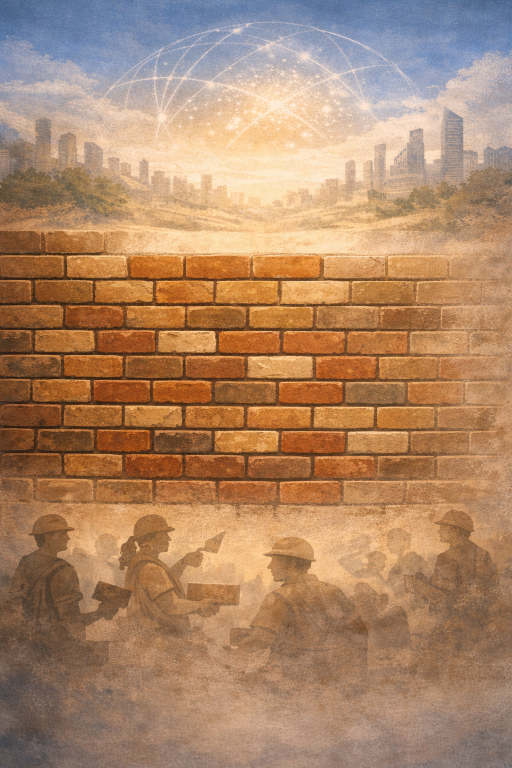
#> input picture civicmason-mural.png, 1024 x 1536 px (shown at 1/2 size)
$ python -i image_optimize.py   (imports and definitions only)
#> lines starting #> are read from the running program, lines starting #| are printed output that depends on the picture
"""Shared WebP encode/optimize for Gov Hub uploads and /api/images/optimize."""
from __future__ import annotations

import io
from typing import Any, Dict, Optional, Tuple, Union

from PIL import Image, ImageOps

WEBP_QUALITY_DEFAULT = 82
WEBP_METHOD = 6
MAX_UPLOAD_BYTES = 8 * 1024 * 1024
MAX_PIXELS = 40_000_000

FitMode = str  # 'inside' | 'cover'


# [23 lines left out: functions _cover_crop, _as_int, not called in this run]


def _open_image(data: bytes) -> Image.Image:
    if not data:
        raise ValueError('Empty image')
    if len(data) > MAX_UPLOAD_BYTES:
        raise ValueError('Image exceeds 8MB')
    img = Image.open(io.BytesIO(data))
    img.load()
    w, h = img.size
    if w * h > MAX_PIXELS:
        raise ValueError('Image dimensions are too large')
    try:
        img = ImageOps.exif_transpose(img)
    except Exception:
        pass
    return img


# [29 lines left out: functions _fit_image, encode_webp, not called in this run]


def optimize_image_bytes(
    data: bytes,
    *,
    max_width: Optional[int] = None,
    max_height: Optional[int] = None,
    quality: int = WEBP_QUALITY_DEFAULT,
    fit: FitMode = 'inside',
) -> Tuple[bytes, Dict[str, Any]]:
    """Decode any raster image, optionally resize, return WebP bytes and metadata."""
    img = _open_image(data)
    img = _fit_image(img, max_width, max_height, fit if fit in ('inside', 'cover') else 'inside')
    payload = encode_webp(img, quality=quality)
    return payload, {
        'mime': 'image/webp',
        'extension': 'webp',
        'width': img.width,
        'height': img.height,
        'bytes': len(payload),
        'quality': max(40, min(95, int(quality))),
    }


# [10 lines left out: function optimize_file_storage, not called in this run]

>>> import cv2
>>> picture = cv2.imread('../civicmason-mural.png', cv2.IMREAD_GRAYSCALE)
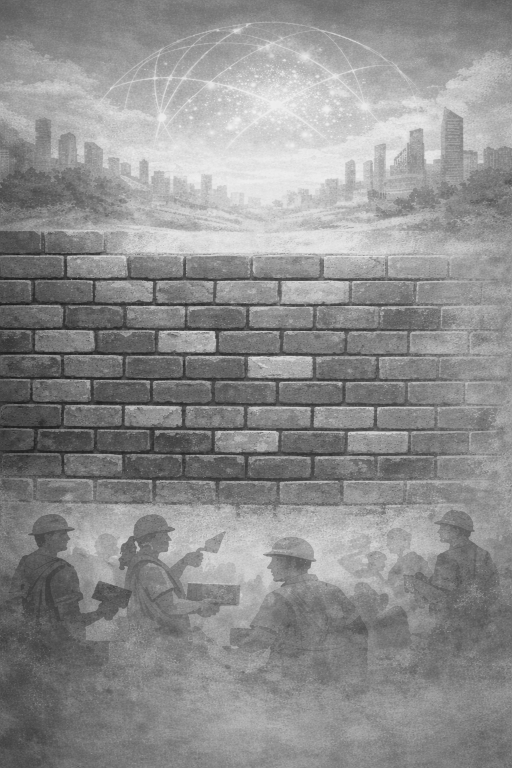
#> picture: shape (1536, 1024) (shown at 1/2 size); min 21, max 246, mean 142
>>> result = optimize_image_bytes(picture)
#> (the run stopped early here; a loop or call above may not have finished)
